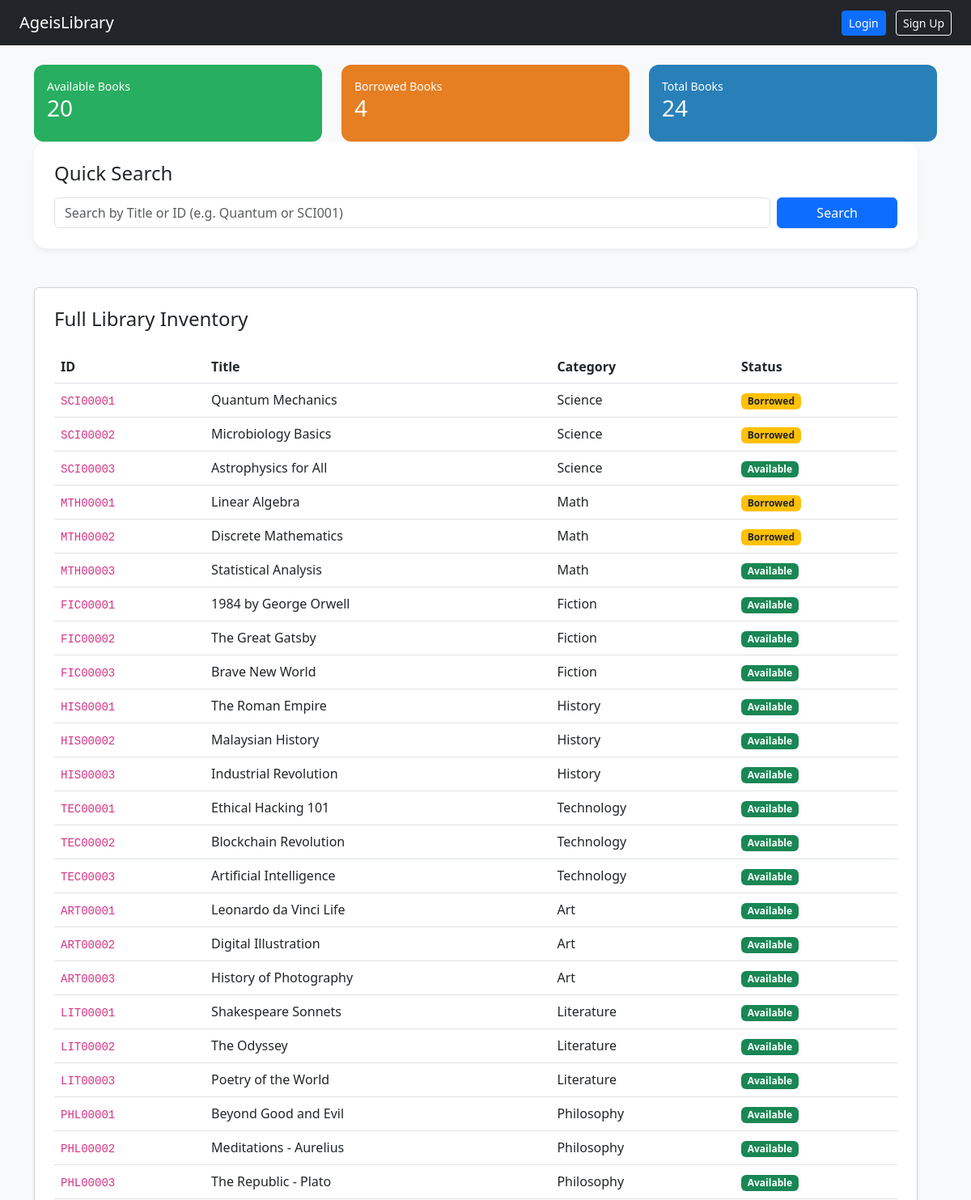
Before: / (upper part) with the older database file.
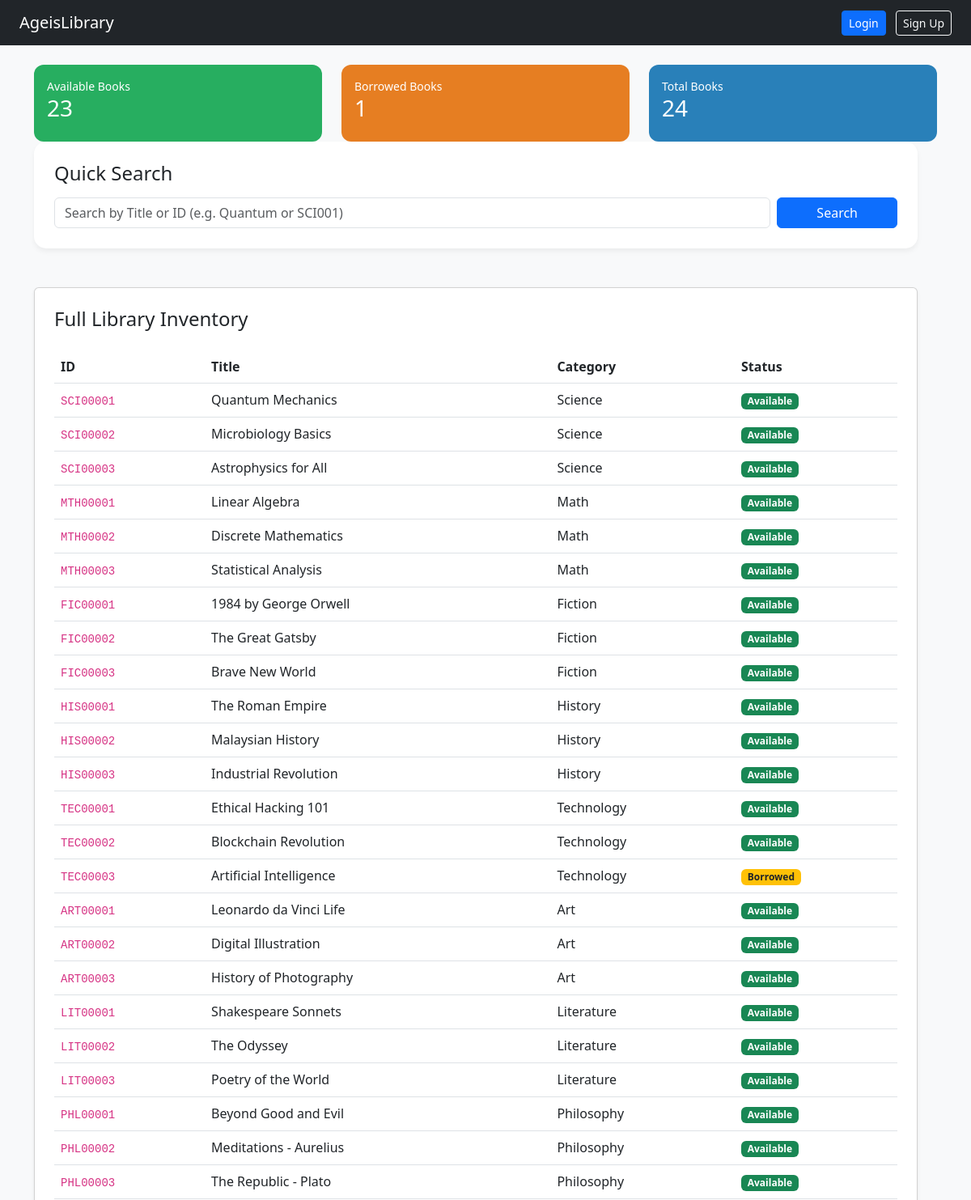
After: the same page with the newer database file.
### tables this page shows
CREATE TABLE books (
    book_id TEXT PRIMARY KEY, -- SCENARIO 3: Strictly 8 chars limit
    title TEXT NOT NULL,
    category TEXT NOT NULL,   -- Science, Math, etc.
    status TEXT NOT NULL,      -- 'Available' or 'Borrowed'
    borrowed_by TEXT
);

### app.py (the view)
@app.route('/')
def home():
    db = get_db()
    total_books = db.execute("SELECT COUNT(*) FROM books").fetchone()[0]
    available_books = db.execute("SELECT COUNT(*) FROM books WHERE status = 'Available'").fetchone()[0]
    borrowed_books = db.execute("SELECT COUNT(*) FROM books WHERE status = 'Borrowed'").fetchone()[0]
    total_users = db.execute("SELECT COUNT(*) FROM users").fetchone()[0]
    my_books_count = 0
    if session.get('user'):
        my_books_count = db.execute("SELECT COUNT(*) FROM books WHERE borrowed_by = ?",
                                     (session['user'],)).fetchone()[0]
    all_books = db.execute("SELECT * FROM books").fetchall()
    stats = {
        'total': total_books,
        'available': available_books,
        'rented': borrowed_books,
        'my_books': my_books_count, # This is the "My Borrowed" stat
        'users': total_users
    }
    current_user = session.get('user')
    return render_template('dashboard.html',
                           user=current_user,
                           role=session.get('role'),
                           stats=stats,
                           all_books=all_books)

### app.py (called while the page is built)
def get_db():
    conn = sqlite3.connect('library.db', timeout=20)
    conn.row_factory = sqlite3.Row
    return conn

### templates/dashboard.html (shortened to what this page needs)
<!DOCTYPE html>
<html>
<head>
    <link href="https://cdn.jsdelivr.net/npm/bootstrap@5.3.0/dist/css/bootstrap.min.css" rel="stylesheet">
    <link rel="stylesheet" href="/static/style.css">
</head>
<body>
<nav class="navbar navbar-dark bg-dark px-4">
    <span class="navbar-brand">AgeisLibrary</span>
    <div>
        {% if user %}
            {% if role == 'admin' %}
                <a href="/admin" class="btn btn-warning btn-sm me-2">⚙️ Admin Panel</a>
            {% endif %}
            <a href="/profile" class="text-light me-3 text-decoration-none">
                <span class="badge bg-secondary p-2">👤 {{ user }}</span>
            </a>
            <a href="/logout" class="btn btn-outline-danger btn-sm">Logout</a>
        {% else %}
            <a href="/login_page" class="btn btn-primary btn-sm me-2">Login</a>
            <a href="/signup" class="btn btn-outline-light btn-sm">Sign Up</a>
        {% endif %}
    </div>
</nav>
<div class="container mt-4">
    <div class="row mb-5">
        <div class="col">
            <div class="card stat-card bg-available p-3">
                <small>Available Books</small>
                <h3>{{ stats.available }}</h3>
            </div>
        </div>
        <div class="col">
            <div class="card stat-card bg-rented p-3">
                <small>Borrowed Books</small>
                <h3>{{ stats.rented }}</h3>
            </div>
        </div>
        <div class="col">
            <div class="card stat-card bg-total p-3">
                <small>Total Books</small>
                <h3>{{ stats.total }}</h3>
            </div>
        </div>
    <div class="row">
        <div class="col-md-12 mb-5">
            <div class="category-box">
                <h4 class="mb-3">Quick Search</h4>
                <form action="/search" method="POST" class="d-flex gap-2">
					<input type="text" name="book_id" class="form-control"
						   placeholder="Search by Title or ID (e.g. Quantum or SCI001)"
						   maxlength="50" value="{{ typed_query if typed_query else '' }}" required>
					<button type="submit" class="btn btn-primary px-5">Search</button>
				</form>
            </div>
        </div>
        <div class="col-md-12">
            <div class="card p-4 shadow-sm mb-5">
                <h4 class="mb-4">Full Library Inventory</h4>
                <table class="table table-hover">
					<thead>
						<tr>
							<th>ID</th><th>Title</th><th>Category</th><th>Status</th>
						</tr>
					</thead>
					<tbody>
						{% for book in all_books %}
						<tr>
							<td><code>{{ book.book_id }}</code></td>
							<td>{{ book.title }}</td>
							<td>{{ book.category }}</td>
							<td>
								<span class="badge {{ 'bg-success' if book['status'] == 'Available' else 'bg-warning text-dark' }}">
									{{ book['status'] }}
								</span>
							</td>
						</tr>
						{% endfor %}
					</tbody>
				</table>
            </div>
        </div>
    </div>
</div>
</body>
</html>

### static/style.css (style rules this page uses)
:root { --primary-color: #2c3e50; --secondary-color: #34495e; --accent-color: #3498db; --bg-color: #f8f9fa; }
body { background-color: var(--bg-color); font-family: 'Segoe UI', Tahoma, Geneva, Verdana, sans-serif; }
.stat-card { border: none; border-radius: 12px; transition: transform 0.3s; color: white; }
.bg-available { background: #27ae60; }
.bg-rented { background: #e67e22; }
.bg-total { background: #2980b9; }
.category-box { background: white; padding: 25px; border-radius: 15px; box-shadow: 0 4px 6px rgba(0,0,0,0.05); }

Changed rows visible on the page:
changed books "Quantum Mechanics": status "Borrowed" → "Available"
changed books "Microbiology Basics": status "Borrowed" → "Available"
changed books "Linear Algebra": status "Borrowed" → "Available"
changed books "Discrete Mathematics": status "Borrowed" → "Available"
changed books "Artificial Intelligence": status "Available" → "Borrowed"
Other visible differences:
{{ stats.available }}: "20" → "23"
{{ stats.rented }}: "4" → "1"
